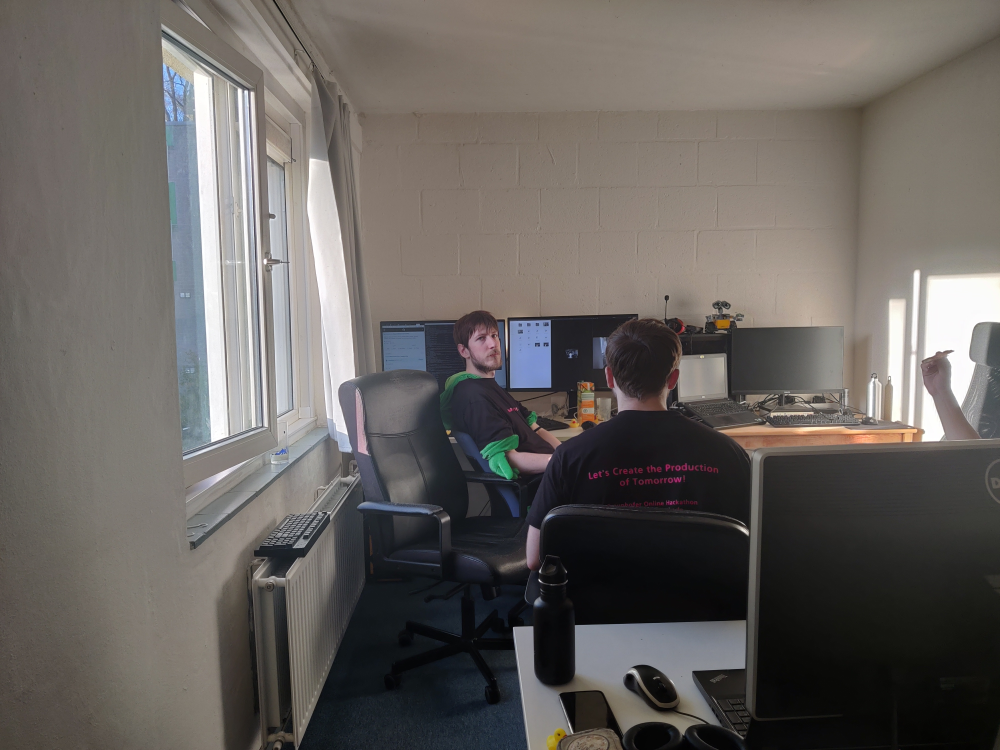
#> input picture Left.jpg, 4000 x 3000 px (shown at 1/4 size)
$ python edge_detection.py
#> lines starting #> are read from the running program, lines starting #| are printed output that depends on the picture
import cv2 as cv
from matplotlib import pyplot as plt

src_folder = "img/keyboard_daan/"
dest_folder = "cropped/"

threshold = 20

# [54 lines left out: functions get_bounds, crop, not called in this run]


def edge_detection(img):
    return cv.Canny(img, 100, 200)


if __name__ == "__main__":

    img1 = cv.imread("Left.jpg", 0)
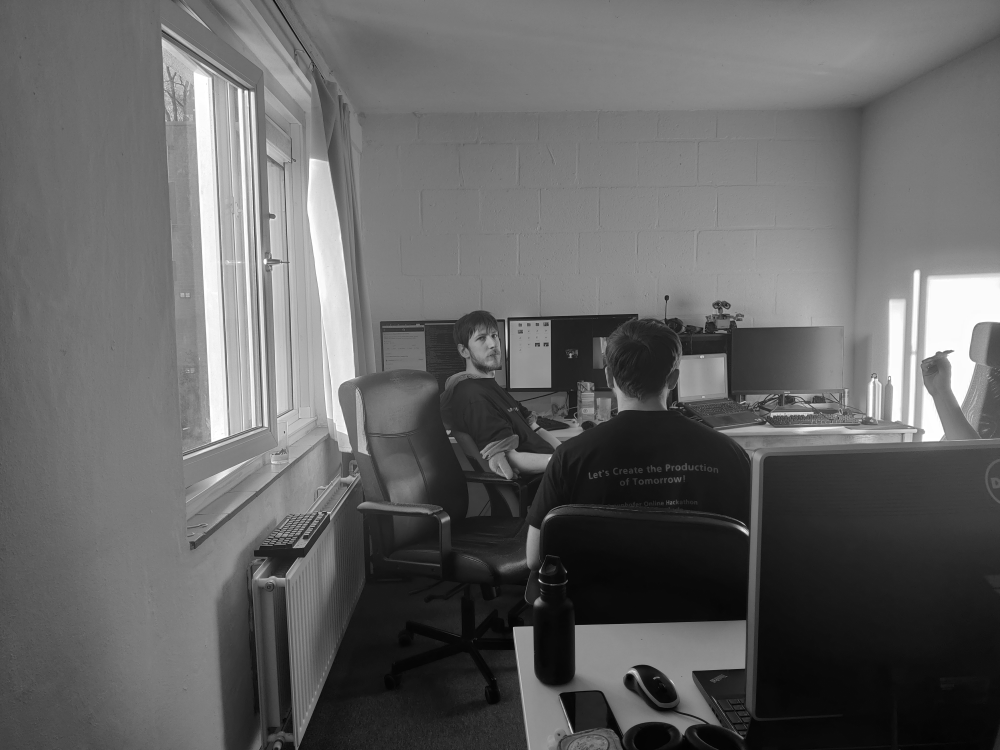
#> img1: shape (3000, 4000) (shown at 1/4 size); min 0, max 255, mean 99.9
    img2 = cv.imread("Right.jpg", 0)
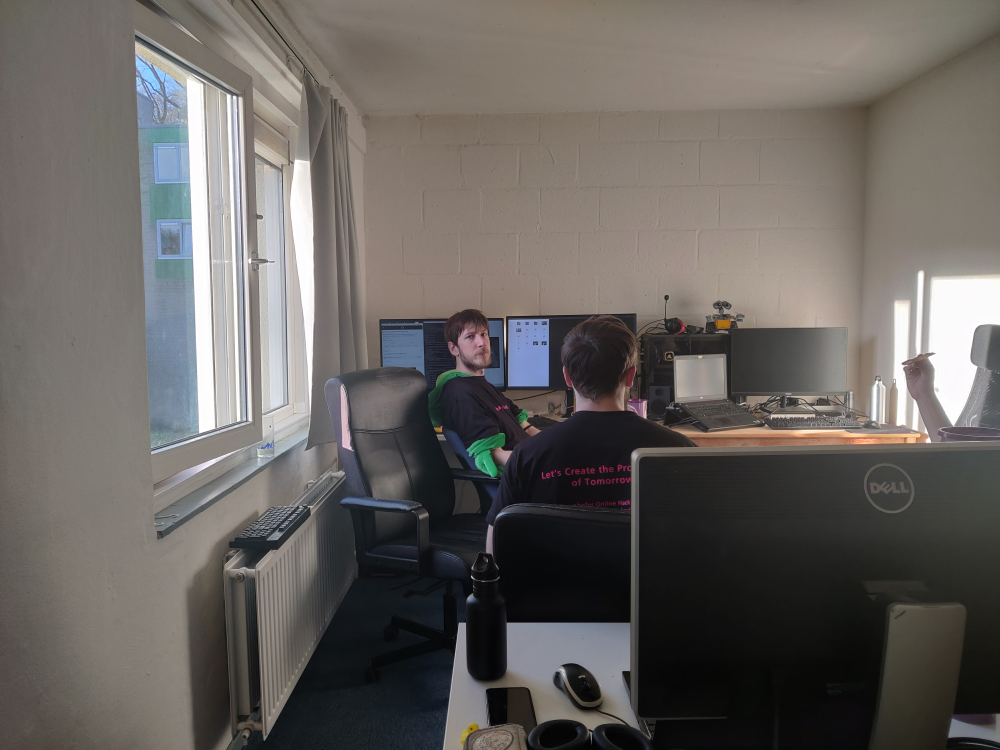
#> input picture Right.jpg, 4000 x 3000 px (shown at 1/4 size)
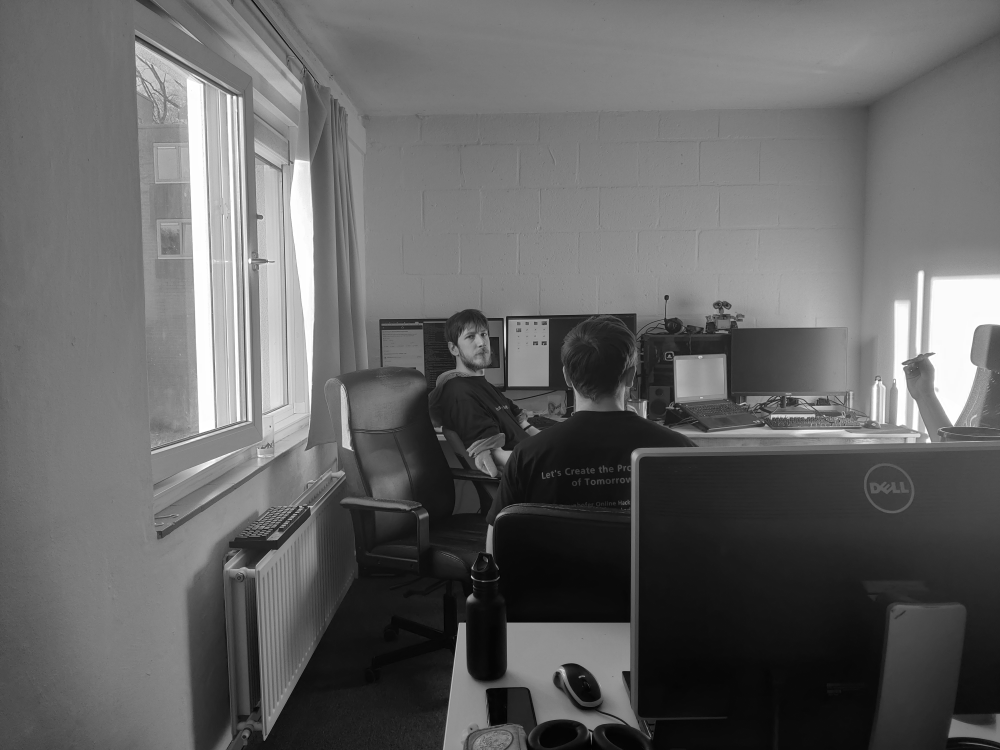
#> img2: shape (3000, 4000) (shown at 1/4 size); min 0, max 255, mean 100.3

    cropped1 = img1
    cropped2 = img2

    cropped1 = cv.resize(cropped1, (500, 500))
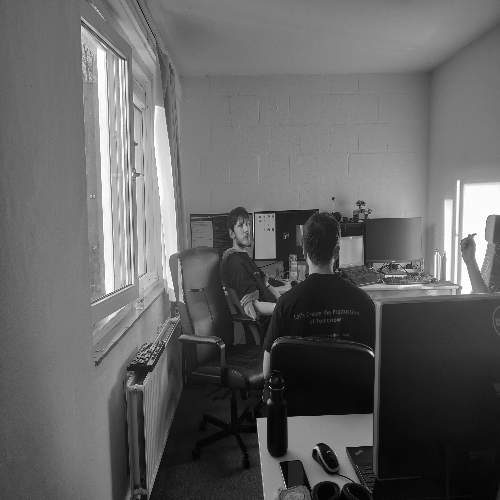
#> cropped1: shape (500, 500); min 1, max 255, mean 100
    cropped2 = cv.resize(cropped2, (500, 500))
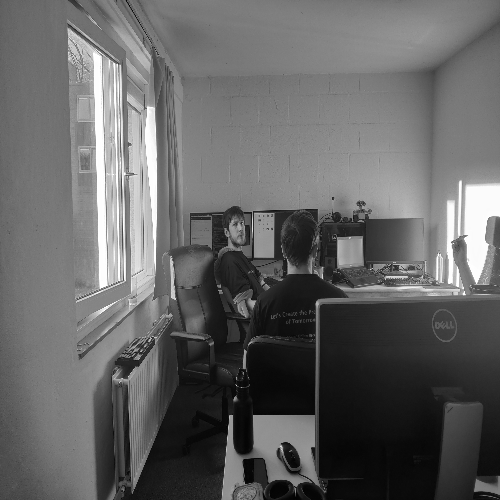
#> cropped2: shape (500, 500); min 1, max 255, mean 100.4
    # [28 lines of commented-out code are left out]
    plt.subplot(121)
    plt.imshow(cropped1, cmap='gray')
    plt.title('Original Image')
    plt.xticks([])
    plt.yticks([])
    plt.subplot(122)
    plt.imshow(cropped2, cmap='gray')
    plt.title('Edge Image')
    plt.xticks([])
    plt.yticks([])
    plt.show()

    stereo = cv.StereoBM_create(numDisparities=16, blockSize=15)

    disparity = stereo.compute(cropped1, cropped2)
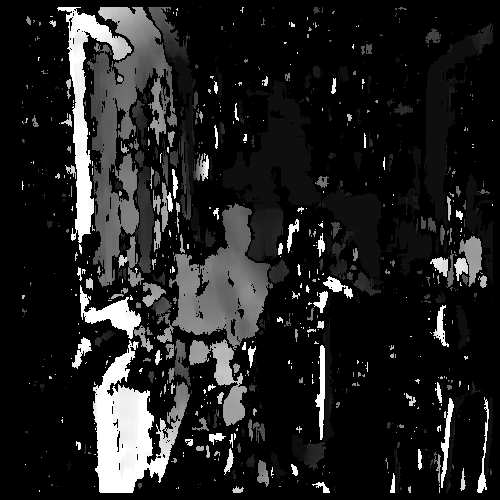
#> disparity: shape (500, 500) int16; min -16, max 240, mean 17.7; drawn with min black and max white
    plt.imshow(disparity, 'gray')
    plt.show()
    print("Stereo done")
